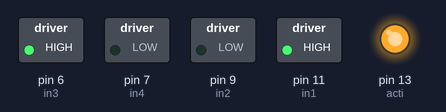
Recording of a sketch running on a simulated Arduino Uno, built with avr-gcc and run on an emulated ATmega328P. Parts: switched loads named in the sketch (green lamp = pin HIGH), output pins drawn as LEDs (lit = HIGH).

Above: at 1.0 s.
At 3.0 s:
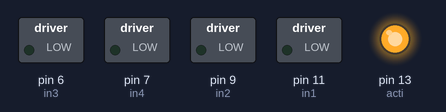
At 5.0 s:
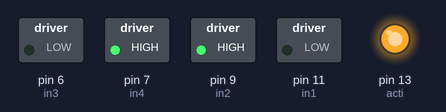
At 7.0 s:
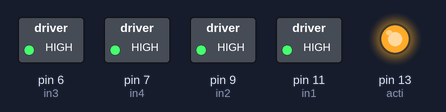
Timing chart, 0 to 10.4 s (numbered marks = the images above):
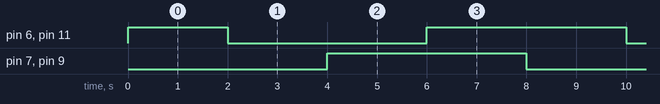

Measured:
- by itself, pin 6 (in3), pin 11 (in1): repeats every 8.0 s: LOW 4.0 s, HIGH 4.0 s
- by itself, pin 7 (in4), pin 9 (in2): alternates HIGH for 4.0 s and LOW for 4.0 s
- by itself, everything shown: repeats every 8.0 s, in 4 steps

The sketch:

07_-_Motor_DC_e_Ponte_H.ino
```cpp
/*
  Professor Marcos Costa
  Acionamento de dois motores com ponte H L293D
*/


//Contantes da ponte H que ligam o motor
const int acti=13;
const int in1=11;
const int in2=9;
const int in3=6;
const int in4=7;

void setup()
{
  //Configurando os pinos
  pinMode(acti, OUTPUT);
  pinMode(in1, OUTPUT);
  pinMode(in2, OUTPUT);
  pinMode(in3, OUTPUT);
  pinMode(in4, OUTPUT);

  //Acionando a ponte H
  digitalWrite(acti, HIGH);
}

void loop ()
{
  //Movimento para frente
  digitalWrite(in1, HIGH);
  digitalWrite(in2, LOW);
  digitalWrite(in3, HIGH);
  digitalWrite(in4, LOW);
  delay(2000);

  //Parando os motores
  digitalWrite(in1, LOW);
  digitalWrite(in2, LOW);
  digitalWrite(in3, LOW);
  digitalWrite(in4, LOW);
  delay(2000);

  //Movimento para trás
  digitalWrite(in1, LOW);
  digitalWrite(in2, HIGH);
  digitalWrite(in3, LOW);
  digitalWrite(in4, HIGH);
  delay(2000);

  //Parando os motores novamente
  digitalWrite(in1, HIGH);
  digitalWrite(in2, HIGH);
  digitalWrite(in3, HIGH);
  digitalWrite(in4, HIGH);
  delay(2000);

}
```
